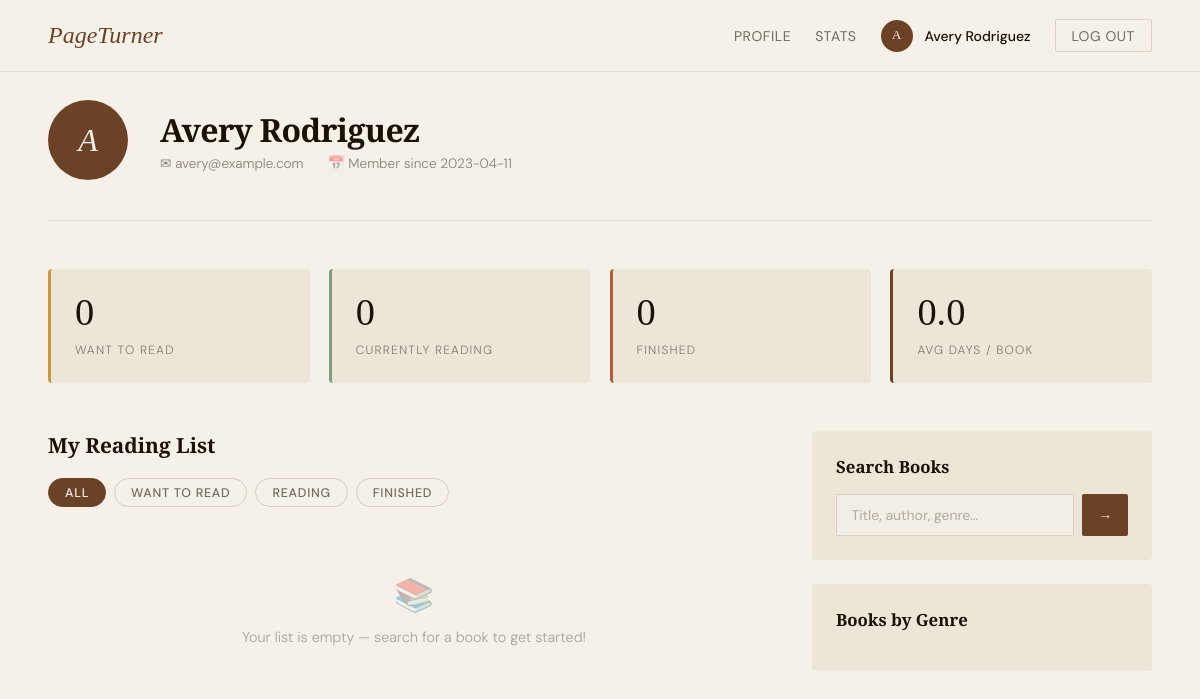
/dashboard (signed in), run on the app's committed database.
### tables this page shows
CREATE TABLE User (
    UserID   INTEGER PRIMARY KEY AUTOINCREMENT,
    Name     TEXT    NOT NULL,
    Email    TEXT    NOT NULL UNIQUE,
    Password TEXT    NOT NULL,
    JoinDate TEXT    NOT NULL
);

### Backend.py (the view)
@app.route("/dashboard")
def dashboard():
    user_id = session.get("user_id")
    if not user_id:
        return redirect("/login-page")
    conn = get_db()
    user = conn.execute(
        "SELECT * FROM User WHERE UserID = ?", (user_id,)
    ).fetchone()
    reading_list = conn.execute("""
        SELECT b.BookID, b.Title, b.Author, b.Genre,
               r.Status, r.DateAdded, r.StartDate, r.EndDate
        FROM   List l
        JOIN   References_ r ON l.ListID = r.ListID
        JOIN   Book b        ON r.BookID = b.BookID
        WHERE  l.UserID = ?
        ORDER  BY r.DateAdded DESC
    """, (user_id,)).fetchall()
    status_counts = conn.execute("""
        SELECT r.Status, COUNT(*) as count
        FROM   List l
        JOIN   References_ r ON l.ListID = r.ListID
        WHERE  l.UserID = ?
        GROUP  BY r.Status
    """, (user_id,)).fetchall()
    genre_counts = conn.execute("""
        SELECT b.Genre, COUNT(*) as count
        FROM   List l
        JOIN   References_ r ON l.ListID  = r.ListID
        JOIN   Book b        ON r.BookID  = b.BookID
        WHERE  l.UserID = ?
        GROUP  BY b.Genre
        ORDER  BY count DESC
    """, (user_id,)).fetchall()
    avg_days = conn.execute("""
        SELECT ROUND(AVG(
            JULIANDAY(r.EndDate) - JULIANDAY(r.DateAdded)
        ), 1) as avg_days
        FROM   List l
        JOIN   References_ r ON l.ListID = r.ListID
        WHERE  l.UserID = ?
        AND    r.Status = 'finished'
        AND    r.EndDate   IS NOT NULL
    """, (user_id,)).fetchone()
    slow_reads = conn.execute("""
        SELECT b.Title, b.Author,
               ROUND(JULIANDAY('now') - JULIANDAY(r.StartDate)) as days_reading
        FROM   List l
        JOIN   References_ r ON l.ListID = r.ListID
        JOIN   Book b        ON r.BookID = b.BookID
        WHERE  l.UserID = ?
        AND    r.Status = 'currently reading'
        AND    r.StartDate IS NOT NULL
        AND    JULIANDAY('now') - JULIANDAY(r.StartDate) > 30
        ORDER  BY days_reading DESC
    """, (user_id,)).fetchall()
    conn.close()
    status_dict = {row["Status"]: row["count"] for row in status_counts}
    total_finished = max(status_dict.get("finished", 1), 1)
    genres = [
        {
            "name":  row["Genre"],
            "count": row["count"],
            "pct":   round(row["count"] / total_finished * 100)
        }
        for row in genre_counts
    ]
    stats = {
        "want_to_read":      status_dict.get("want to read", 0),
        "currently_reading": status_dict.get("currently reading", 0),
        "finished":          status_dict.get("finished", 0),
        "avg_days":          float(dict(avg_days)["avg_days"]) if avg_days and dict(avg_days)["avg_days"] else 0.0,
        "genres":            genres
    }
    status_class_map = {
        "want to read":      "want",
        "currently reading": "reading",
        "finished":          "done"
    }
    books = [
        {
            "BookID":       row["BookID"],
            "title":        row["Title"],
            "author":       row["Author"],
            "genre":        row["Genre"],
            "status":       row["Status"],
            "status_class": status_class_map.get(row["Status"], "want"),
            "date_added":   row["DateAdded"],
            "start_date":   row["StartDate"],
            "end_date":     row["EndDate"]
        }
        for row in reading_list
    ]
    pace_alerts = [
        {
            "title": row["Title"],
            "days":  int(row["days_reading"])
        }
        for row in slow_reads
    ]
    return render_template(
        "user.html",
        user=dict(user),
        reading_list=books,
        stats=stats,
        pace_alerts=pace_alerts
    )

### Backend.py (called while the page is built)
def get_db():
    conn = sqlite3.connect(DB_PATH)
    conn.execute("PRAGMA foreign_keys = ON")
    conn.row_factory = sqlite3.Row  # lets you access columns by name
    return conn

### templates/user.html (shortened to what this page needs)
<!DOCTYPE html>
<html lang="en">
<head>
</head>
<body>
  <nav>
    <a href="/dashboard" class="nav-logo">PageTurner</a>
    <div class="nav-links">
      <a href="/profile">Profile</a>
      <a href="/stats">Stats</a>
      <div class="nav-user">
        <div class="nav-avatar">{{ user.Name[0] }}</div>
        <span>{{ user.Name }}</span>
      </div>
      <a href="/logout" class="btn-logout">Log Out</a>
    </div>
  </nav>
  <div class="page-wrapper">
    <div class="profile-header">
      <div class="profile-avatar">{{ user.Name[0] }}</div>
      <div class="profile-info">
        <h1>{{ user.Name }}</h1>
        <div class="profile-meta">
          <span>✉ {{ user.Email }}</span>
          <span>📅 Member since {{ user.JoinDate }}</span>
        </div>
      </div>
    </div>
    <div class="stats-row">
      <div class="stat-card gold">
        <span class="stat-number">{{ stats.want_to_read }}</span>
        <span class="stat-label">Want to Read</span>
      </div>
      <div class="stat-card sage">
        <span class="stat-number">{{ stats.currently_reading }}</span>
        <span class="stat-label">Currently Reading</span>
      </div>
      <div class="stat-card rust">
        <span class="stat-number">{{ stats.finished }}</span>
        <span class="stat-label">Finished</span>
      </div>
      <div class="stat-card brown">
        <span class="stat-number">{{ stats.avg_days }}</span>
        <span class="stat-label">Avg Days / Book</span>
      </div>
    </div>
    <div class="main-grid">
      <div class="catalog">
        <div class="section-top">
          <h2 class="section-title">My Reading List</h2>
        </div>
        <div class="filter-tabs">
          <button class="filter-tab active" onclick="filterBooks('all', this)">All</button>
          <button class="filter-tab" onclick="filterBooks('want', this)">Want to Read</button>
          <button class="filter-tab" onclick="filterBooks('reading', this)">Reading</button>
          <button class="filter-tab" onclick="filterBooks('done', this)">Finished</button>
        </div>
        <div class="book-list" id="book-list">
          {% for book in reading_list %}
          <div class="book-item {{ book.status_class }}" data-status="{{ book.status_class }}">
            <div class="book-thumb {{ book.status_class }}">📖</div>
            <div class="book-info">
              <div class="book-title">{{ book.title }}</div>
              <div class="book-author">{{ book.author }}</div>
              <div class="book-genre">{{ book.genre }}</div>
            </div>
            <div class="book-actions">
              <span class="status-badge badge-{{ book.status_class }}">{{ book.status }}</span>
              <select class="icon-btn" style="width:auto; padding: 0.2rem 0.4rem; font-size:0.7rem;"
                      data-book-id="{{ book.BookID }}"
                      onchange="updateStatus(this.dataset.bookId, this.value)"
                      title="Change status">
                <option value="want"    {% if book.status_class == 'want'    %}selected{% endif %}>Want</option>
                <option value="reading" {% if book.status_class == 'reading' %}selected{% endif %}>Reading</option>
                <option value="done"    {% if book.status_class == 'done'    %}selected{% endif %}>Done</option>
              </select>
              <button class="icon-btn" onclick="removeBook('{{ book.BookID }}')" title="Remove">✕</button>
            </div>
          </div>
          {% else %}
          <div class="empty-state">
            <span>📚</span>
            Your list is empty — search for a book to get started!
          </div>
          {% endfor %}
        </div>
      </div>
      <div class="sidebar">
        <div class="sidebar-card">
          <div class="sidebar-card-title">Search Books</div>
          <div class="search-box">
            <input class="search-input" id="search-input" type="text" placeholder="Title, author, genre…"/>
            <button class="search-btn" onclick="searchBooks()">→</button>
          </div>
        </div>
        <div class="sidebar-card">
          <div class="sidebar-card-title">Books by Genre</div>
        </div>
      </div>
    </div>
  </div>
</body>
</html>

### data on the page
User: Name "A", Name "Avery Rodriguez", Email "avery@example.com", JoinDate "2023-04-11"

### other printed values
{{ stats.want_to_read }} "0"
{{ stats.currently_reading }} "0"
{{ stats.finished }} "0"
{{ stats.avg_days }} "0.0"
